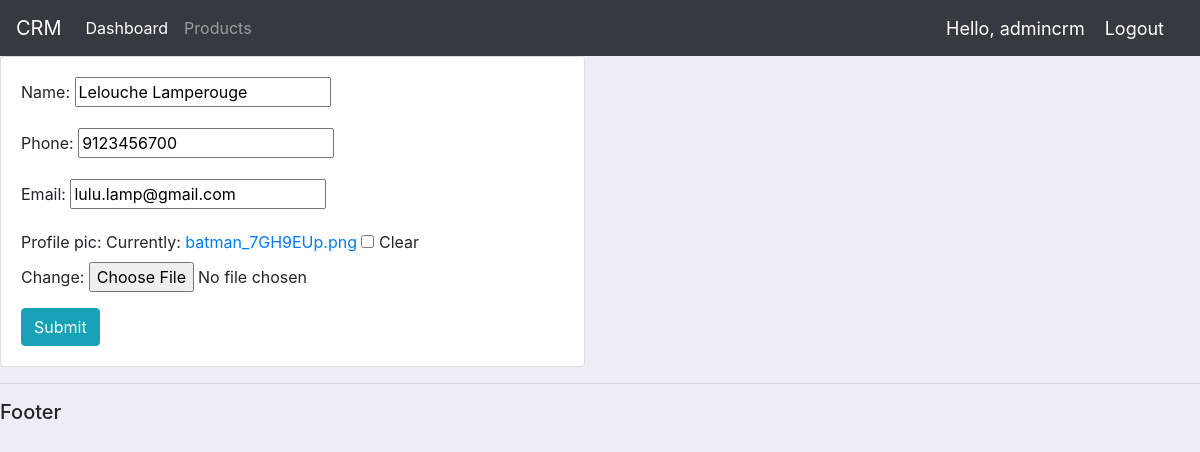
/update_customer/2/ (signed in), run on the app's committed database.
### accounts/models.py (models this page shows, shortened)
class Customer(models.Model):
    user = models.OneToOneField(User, null=True, on_delete=models.CASCADE)
    name = models.CharField(max_length=200, null=True)
    phone = models.CharField(max_length=200, null=True)
    email = models.CharField(max_length=200, null=True)
    profile_pic = models.ImageField(default = "default-profile.png", null=True, blank=True)
    date_created = models.DateField(auto_now_add=True, null=True)

### accounts/decorators.py (the view)
        def wrapper_func(request, *args, **kwargs):
            group = None
            if request.user.groups.exists():
                group = request.user.groups.all()[0].name
                if group in allowed_roles:
                    return view_func(request, *args, **kwargs)
                else:
                    return HttpResponse('You are not authorized')

### accounts/forms.py
class CustomerForm(ModelForm):
    class Meta:
        model = Customer
        fields = '__all__'
        exclude = ['user']

### accounts/views.py (called while the page is built)
@login_required(login_url='login')
@allowed_users(allowed_roles= ALLOWED_ROLES)
def updateCustomer(request, cust_pk):
    customer = Customer.objects.get(id = cust_pk)
    form = CustomerForm(instance = customer)
    if request.method== "POST":
        form = CustomerForm(request.POST, instance=customer)
        if form.is_valid():
            form.save()
            return redirect('/customers/'+str(customer.id)+'/')
    context = {'form':form}
    return render(request, 'accounts/customer_form.html', context)

### accounts/templates/accounts/customer_form.html (shortened to what this page needs)
{%  extends 'accounts/main.html' %}
{% load static %}
{% block content %}
<div class="row">
    <div class="col-md-6">
        <div class="card card-body">
            <form action="" method="POST">
                {{ form.as_p }}
                <input class="btn btn-info" type="submit" value = "Submit">
            </form>
        </div>
    </div>
</div>
{% endblock %}

### accounts/templates/accounts/navbar.html (shortened to what this page needs)
{% load static %}
<nav class="navbar navbar-expand-lg navbar-dark bg-dark">
    <a class="navbar-brand" href="{% url 'home' %}">CRM</a>
    <div class="collapse navbar-collapse" id="navbarNav">
      <ul class="navbar-nav">
        {% if request.user.is_staff %}
        <li class="nav-item active">
          <a class="nav-link" href="{% url 'home' %}">Dashboard</a>
        </li>
        <li class="nav-item">
          <a class="nav-link" href="{% url 'prod' %}">Products</a>
        </li>
        {% else %}
        <li class="nav-item">
          <a class="nav-link" href="{% url 'account' %}">Settings</a>
        </li>
        {% endif %}
      </ul>
    </div>
    <span class="hello-msg">Hello, {{request.user}} </span>
    <span ><a class="hello-msg" href="{% url 'logout' %}">Logout</a></span>
  </nav>

### accounts/templates/accounts/main.html (style rules this page uses)
body { background-color: #ebeff5; }

### accounts/templates/accounts/navbar.html (style rules this page uses)
.hello-msg { font-size: 18px; color: #FFF; margin-right: 20px; }

### data on the page
Customer: name "Lelouche Lamperouge", phone "9123456700", email "lulu.lamp@gmail.com"

### other printed values
{{ request.user }} "admincrm"
